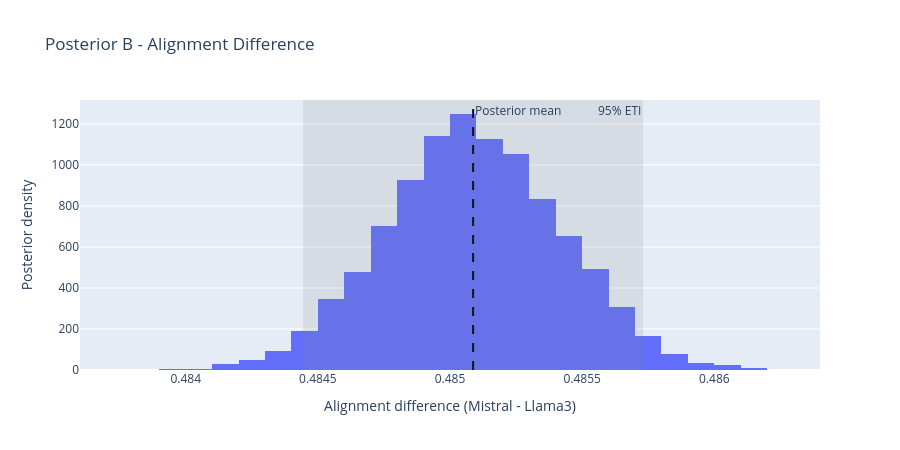

This figure's notebook cell:
### Code cell
fig = px.histogram(
    x=delta_samples,
    nbins=50,
    histnorm="probability density",
    title="Posterior B - Alignment Difference"
)

fig.add_vline(
    x=delta_samples.mean(),
    line_dash="dash",
    line_color="black",
    annotation_text="Posterior mean"
)

fig.add_vrect(
    x0=np.quantile(delta_samples, 0.025),
    x1=np.quantile(delta_samples, 0.975),
    fillcolor="gray",
    opacity=0.15,
    line_width=0,
    annotation_text="95% ETI"
)

fig.update_layout(
    xaxis_title="Alignment difference (Mistral - Llama3)",
    yaxis_title="Posterior density",
    showlegend=False,
    height=450
)

fig.show()

### Figure 1 — Plotly figure (JSON) as saved in the notebook; plotly's stock layout.template omitted (floating-point values rounded to 4 significant figures; data arrays with more than 128 entries replaced by an {"elided": "..."} marker saying what was removed)
{"data": [{"bingroup": "x", "histnorm": "probability density", "hovertemplate": "x=%{x}<br>probability density=%{y}<extra></extra>", "legendgroup": "", "marker": {"color": "#636efa", "pattern": {"shape": ""}}, "name": "", "nbinsx": 50, "orientation": "v", "showlegend": false, "type": "histogram", "x": {"elided": "8000 float values"}, "xaxis": "x", "yaxis": "y"}], "layout": {"annotations": [{"showarrow": false, "text": "Posterior mean", "x": 0.4851, "xanchor": "left", "xref": "x", "y": 1, "yanchor": "top", "yref": "y domain"}, {"showarrow": false, "text": "95% ETI", "x": 0.4857, "xanchor": "right", "xref": "x", "y": 1, "yanchor": "top", "yref": "y domain"}], "barmode": "relative", "height": 450, "legend": {"tracegroupgap": 0}, "shapes": [{"line": {"color": "black", "dash": "dash"}, "type": "line", "x0": 0.4851, "x1": 0.4851, "xref": "x", "y0": 0, "y1": 1, "yref": "y domain"}, {"fillcolor": "gray", "line": {"width": 0}, "opacity": 0.15, "type": "rect", "x0": 0.4844, "x1": 0.4857, "xref": "x", "y0": 0, "y1": 1, "yref": "y domain"}], "showlegend": false, "title": {"text": "Posterior B - Alignment Difference"}, "xaxis": {"anchor": "y", "domain": [0, 1], "title": {"text": "Alignment difference (Mistral - Llama3)"}}, "yaxis": {"anchor": "x", "domain": [0, 1], "title": {"text": "Posterior density"}}}}
